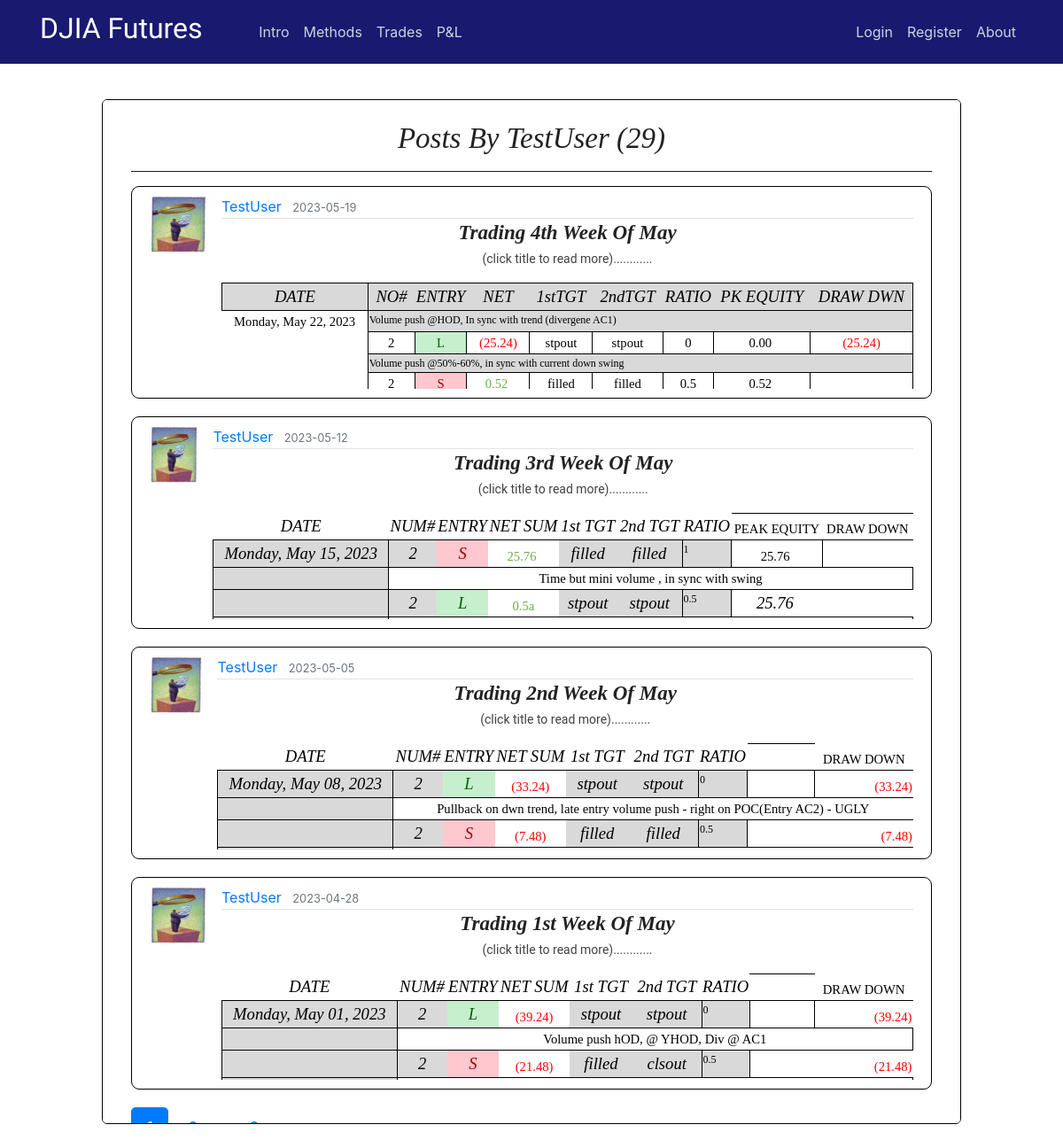
Page /user/TestUser on the committed database.
### flaskblog/models.py (models this page shows, shortened)
class User(db.Model, UserMixin):
    id = db.Column(db.Integer, primary_key=True)
    username = db.Column(db.String(20), unique=True, nullable=False)
    email = db.Column(db.String(120), unique=True, nullable=False)
    image_file = db.Column(db.String(20), nullable=False, default='default.jpg')
    password = db.Column(db.String(60), nullable=False)
    posts = db.relationship('Post', backref='author', lazy=True)

class Post(db.Model):
    id = db.Column(db.Integer, primary_key=True)
    title = db.Column(db.String(100), nullable=False)
    date_posted = db.Column(db.DateTime, nullable=False, default=datetime.utcnow)
    content = db.Column(db.Text, nullable=False)
    user_id = db.Column(db.Integer, db.ForeignKey('user.id'), nullable=False)
    teaser_title = db.Column(db.Text, nullable=True)
    teaser_details = db.Column(db.Text, nullable=True)
    teaser_caption = db.Column(db.Text, nullable=True)
    teaser_img = db.Column(db.Text, nullable=True)
    teaser_content = db.Column(db.Text, nullable=True)
    teaser_wkid = db.Column(db.Text, nullable=True)

### flaskblog/users/routes.py (the view)
@users.route("/user/<string:username>")
def user_posts(username):
    page = request.args.get('page', 1, type=int)
    user = User.query.filter_by(username=username).first_or_404()
    posts = Post.query.filter_by(author=user)\
        .order_by(Post.date_posted.desc())\
        .paginate(page=page, per_page=4)
    return render_template('user_posts.html', posts=posts, user=user)

### flaskblog/templates/user_posts.html
{% extends "layout.html" %}
{% block content %}
<div class="intro-page" style="height: 77vh;overflow: auto;">
  <div class="intro-inner-div" style="height:auto;background-color:white;border-radius:5px;">
    <center><br><h1 class="hero-header">Posts by {{ user.username }} ({{ posts.total }})</h1><hr></center>
    {% for post in posts.items %}
        <article class="media content-section" style="max-height:280px;">
          <img class="article-img" src="{{ url_for('static', filename='profile_pics/' + post.author.image_file) }}">
          <div class="media-body">
            <div class="article-metadata">
              <a class="mr-2" href="{{ url_for('users.user_posts', username=post.author.username) }}">{{ post.author.username }}</a>
              <small class="text-muted">{{ post.date_posted.strftime('%Y-%m-%d') }}</small>
            </div>
            <center><a href="{{ url_for('posts.post', post_id=post.id) }}"><h3 class="hero-header"><b>{{ post.title }}</b></h3></a>
            <p class="teaser-content" >(click title to read more)............</p></center>
            <p class="teaser-content" ><div style="overflow:hidden;max-height:120px;">
              {{ post.content|safe }}
            </p>
        </article>
    {% endfor %}
    {% for page_num in posts.iter_pages(left_edge=1, right_edge=1, left_current=1, right_current=2) %}
      {% if page_num %}
        {% if posts.page == page_num %}
          <a class="btn btn-primary btn-lg mb-8" href="{{ url_for('users.user_posts', username=user.username, page=page_num) }}">{{ page_num }}</a>
        {% else %}
          <a class="btn btn-primary-info btn-lg mb-8" href="{{ url_for('users.user_posts', username=user.username, page=page_num) }}">{{ page_num }}</a>
        {% endif %}
      {% else %}
        ...
      {% endif %}
    {% endfor %}
  </div>
</div>
{% endblock content %}

### flaskblog/static/main.css (style rules this page uses)
body { margin-top: 5rem; }
.intro-page { border-radius: 6px; border: 1px solid black; background-color: white; padding-right: 12px; padding-left: 12px; }
.intro-inner-div { height: 75vh; overflow: auto; padding-right: 20px; padding-left: 20px; }
hr { margin-top: 1rem; margin-bottom: 1rem; border: 0; border-top: 1px solid rgba(0, 0, 0, 0.89); }
p.teaser-content { color: #414141; font-size: 14px; font-family: 'Roboto', Arial, 'Helvetica Neue', Helvetica, sans-serif; line-height: 1.5; }
.content-section { background: #ffffff; padding: 10px 20px; border: 1px solid #000000; border-radius: 9px; margin-bottom: 20px; }
.article-img { height: 65px; width: 65px; margin-right: 16px; }
.article-metadata { padding-bottom: 1px; margin-bottom: 4px; border-bottom: 1px solid #e3e3e3 }

### flaskblog/static/study.css (style rules this page uses)
h1.hero-header { color: #222; text-transform: capitalize; font-weight: 400; font-style: italic; font-size: 28px; font-family: Baskerville, 'Baskerville Old Face', 'Hoefler Text', Garamond, 'Times New Roman', serif; }
h3.hero-header { color: #222; text-transform: capitalize; font-weight: 400; font-style: italic; font-size: 28px; font-family: Baskerville, 'Baskerville Old Face', 'Hoefler Text', Garamond, 'Times New Roman', serif; }
h3 { font-weight: 700; line-height: 1; }
@media screen and (min-width: 25rem) { h1.hero-header { font-size: 33px; } }
@media screen and (min-width: 25rem) { h3.hero-header { font-size: 23px; } }

### flaskblog/static/modal.css (style rules this page uses)
img { margin-bottom: -4px; }

### rows in the picture
User: username "TestUser"
Post: image_file (picture), author.username "TestUser", date_posted "2023-05-19", title "Trading 4th Week Of May", content "DATE NO# ENTRY NET 1stTGT 2ndTGT RATIO PK EQUITY DRAW DWN Monday, May 22, 2023 Volume push @HOD, In sync with trend (divergene AC1) 2 L (25.24) stpout stpout 0 0.00 (25.24) Volume push @50%-60%, in sync with current down swing 2 S 0.52 filled filled 0.5 0.52"
Post: image_file (picture), author.username "TestUser", date_posted "2023-05-12", title "Trading 3rd Week Of May", content "DATE NUM# ENTRY NET SUM 1st TGT 2nd TGT RATIO PEAK EQUITY DRAW DOWN Monday, May 15, 2023 2 S 25.76 filled filled 1 25.76 Time but mini volume , in sync with swing 2 L 0.5a stpout stpout 0.5 25.76"
Post: image_file (picture), author.username "TestUser", date_posted "2023-05-05", title "Trading 2nd Week Of May", content "DATE NUM# ENTRY NET SUM 1st TGT 2nd TGT RATIO DRAW DOWN Monday, May 08, 2023 2 L (33.24) stpout stpout 0 (33.24) Pullback on dwn trend, late entry volume push - right on POC(Entry AC2) - UGLY 2 S (7.48) filled filled 0.5 (7.48)"
Post: image_file (picture), author.username "TestUser", date_posted "2023-04-28", title "Trading 1st Week Of May", content "DATE NUM# ENTRY NET SUM 1st TGT 2nd TGT RATIO DRAW DOWN Monday, May 01, 2023 2 L (39.24) stpout stpout 0 (39.24) Volume push hOD, @ YHOD, Div @ AC1 2 S (21.48) filled clsout 0.5 (21.48)"

### other values in the picture
{{ posts.total }} "29"
